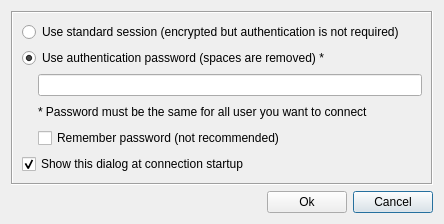
<?xml version="1.0" encoding="UTF-8"?>
<ui version="4.0">
 <class>GuiAskPassword</class>
 <widget class="QDialog" name="GuiAskPassword">
  <property name="geometry">
   <rect>
    <x>0</x>
    <y>0</y>
    <width>444</width>
    <height>218</height>
   </rect>
  </property>
  <property name="windowTitle">
   <string>Dialog</string>
  </property>
  <property name="modal">
   <bool>true</bool>
  </property>
  <layout class="QGridLayout" name="gridLayout_2">
   <item row="4" column="2">
    <widget class="QPushButton" name="mp_pbCancel">
     <property name="text">
      <string>Cancel</string>
     </property>
    </widget>
   </item>
   <item row="4" column="1">
    <widget class="QPushButton" name="mp_pbOk">
     <property name="text">
      <string>Ok</string>
     </property>
    </widget>
   </item>
   <item row="4" column="0">
    <spacer name="horizontalSpacer_2">
     <property name="orientation">
      <enum>Qt::Horizontal</enum>
     </property>
     <property name="sizeHint" stdset="0">
      <size>
       <width>178</width>
       <height>20</height>
      </size>
     </property>
    </spacer>
   </item>
   <item row="3" column="0" colspan="3">
    <widget class="QFrame" name="frame">
     <property name="frameShape">
      <enum>QFrame::Box</enum>
     </property>
     <property name="frameShadow">
      <enum>QFrame::Sunken</enum>
     </property>
     <layout class="QGridLayout" name="gridLayout">
      <property name="horizontalSpacing">
       <number>3</number>
      </property>
      <item row="0" column="0" colspan="2">
       <widget class="QRadioButton" name="mp_rbUseDefaultPassword">
        <property name="text">
         <string>Use standard session (encrypted but authentication is not required)</string>
        </property>
       </widget>
      </item>
      <item row="1" column="0" colspan="2">
       <widget class="QRadioButton" name="mp_rbSelectPassaword">
        <property name="text">
         <string>Use authentication password (spaces are removed) *</string>
        </property>
        <property name="checked">
         <bool>true</bool>
        </property>
       </widget>
      </item>
      <item row="2" column="0">
       <spacer name="horizontalSpacer">
        <property name="orientation">
         <enum>Qt::Horizontal</enum>
        </property>
        <property name="sizeType">
         <enum>QSizePolicy::Fixed</enum>
        </property>
        <property name="sizeHint" stdset="0">
         <size>
          <width>13</width>
          <height>20</height>
         </size>
        </property>
       </spacer>
      </item>
      <item row="2" column="1">
       <widget class="QLineEdit" name="mp_lePassword">
        <property name="echoMode">
         <enum>QLineEdit::Password</enum>
        </property>
       </widget>
      </item>
      <item row="3" column="0">
       <spacer name="horizontalSpacer_3">
        <property name="orientation">
         <enum>Qt::Horizontal</enum>
        </property>
        <property name="sizeType">
         <enum>QSizePolicy::Fixed</enum>
        </property>
        <property name="sizeHint" stdset="0">
         <size>
          <width>13</width>
          <height>20</height>
         </size>
        </property>
       </spacer>
      </item>
      <item row="3" column="1">
       <widget class="QLabel" name="mp_labelPasswordNote">
        <property name="sizePolicy">
         <sizepolicy hsizetype="Minimum" vsizetype="Preferred">
          <horstretch>0</horstretch>
          <verstretch>0</verstretch>
         </sizepolicy>
        </property>
        <property name="text">
         <string>* Password must be the same for all user you want to connect</string>
        </property>
       </widget>
      </item>
      <item row="4" column="0">
       <spacer name="horizontalSpacer_4">
        <property name="orientation">
         <enum>Qt::Horizontal</enum>
        </property>
        <property name="sizeType">
         <enum>QSizePolicy::Fixed</enum>
        </property>
        <property name="sizeHint" stdset="0">
         <size>
          <width>13</width>
          <height>20</height>
         </size>
        </property>
       </spacer>
      </item>
      <item row="4" column="1">
       <widget class="QCheckBox" name="mp_cbSavePassword">
        <property name="sizePolicy">
         <sizepolicy hsizetype="Expanding" vsizetype="Fixed">
          <horstretch>0</horstretch>
          <verstretch>0</verstretch>
         </sizepolicy>
        </property>
        <property name="text">
         <string>Remember password (not recommended)</string>
        </property>
       </widget>
      </item>
      <item row="5" column="0" colspan="2">
       <widget class="QCheckBox" name="mp_cbAutoStart">
        <property name="text">
         <string>Show this dialog at connection startup</string>
        </property>
        <property name="checked">
         <bool>true</bool>
        </property>
       </widget>
      </item>
     </layout>
    </widget>
   </item>
  </layout>
 </widget>
 <tabstops>
  <tabstop>mp_rbUseDefaultPassword</tabstop>
  <tabstop>mp_rbSelectPassaword</tabstop>
  <tabstop>mp_lePassword</tabstop>
  <tabstop>mp_cbSavePassword</tabstop>
  <tabstop>mp_cbAutoStart</tabstop>
  <tabstop>mp_pbOk</tabstop>
  <tabstop>mp_pbCancel</tabstop>
 </tabstops>
 <resources/>
 <connections/>
</ui>
